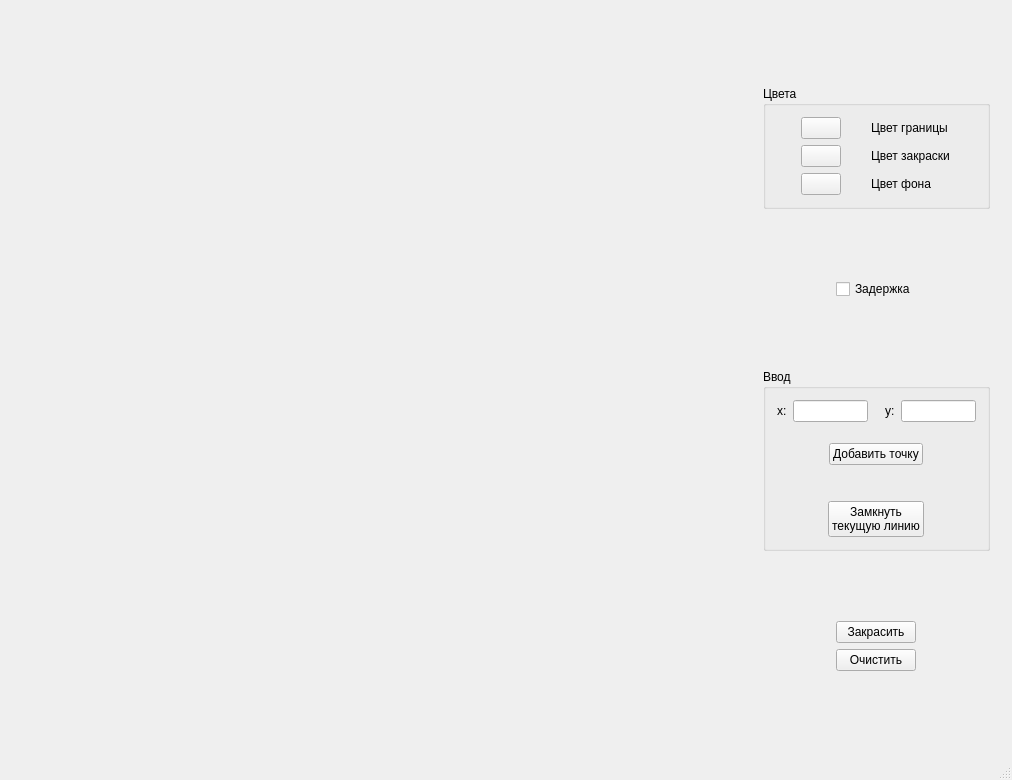
<?xml version="1.0" encoding="UTF-8"?>
<ui version="4.0">
 <class>MainWindow</class>
 <widget class="QMainWindow" name="MainWindow">
  <property name="geometry">
   <rect>
    <x>0</x>
    <y>0</y>
    <width>1012</width>
    <height>780</height>
   </rect>
  </property>
  <property name="windowTitle">
   <string>Компьютерная графика. ЛР5</string>
  </property>
  <widget class="QWidget" name="centralWidget">
   <layout class="QHBoxLayout" name="horizontalLayout">
    <item>
     <widget class="Canvas" name="canvas" native="true">
      <property name="minimumSize">
       <size>
        <width>700</width>
        <height>700</height>
       </size>
      </property>
      <property name="cursor">
       <cursorShape>CrossCursor</cursorShape>
      </property>
     </widget>
    </item>
    <item>
     <widget class="QWidget" name="widget_2" native="true">
      <property name="sizePolicy">
       <sizepolicy hsizetype="Fixed" vsizetype="Preferred">
        <horstretch>0</horstretch>
        <verstretch>0</verstretch>
       </sizepolicy>
      </property>
      <layout class="QVBoxLayout" name="verticalLayout">
       <item>
        <widget class="QGroupBox" name="groupBox">
         <property name="sizePolicy">
          <sizepolicy hsizetype="Preferred" vsizetype="Fixed">
           <horstretch>0</horstretch>
           <verstretch>0</verstretch>
          </sizepolicy>
         </property>
         <property name="title">
          <string>Цвета</string>
         </property>
         <layout class="QGridLayout" name="gridLayout">
          <item row="1" column="1">
           <widget class="QLabel" name="label_2">
            <property name="sizePolicy">
             <sizepolicy hsizetype="Fixed" vsizetype="Preferred">
              <horstretch>0</horstretch>
              <verstretch>0</verstretch>
             </sizepolicy>
            </property>
            <property name="text">
             <string>Цвет закраски</string>
            </property>
           </widget>
          </item>
          <item row="0" column="1">
           <widget class="QLabel" name="label">
            <property name="sizePolicy">
             <sizepolicy hsizetype="Fixed" vsizetype="Preferred">
              <horstretch>0</horstretch>
              <verstretch>0</verstretch>
             </sizepolicy>
            </property>
            <property name="text">
             <string>Цвет границы</string>
            </property>
           </widget>
          </item>
          <item row="0" column="0">
           <widget class="ColorButton" name="borderColorBtn">
            <property name="sizePolicy">
             <sizepolicy hsizetype="Fixed" vsizetype="Fixed">
              <horstretch>0</horstretch>
              <verstretch>0</verstretch>
             </sizepolicy>
            </property>
            <property name="text">
             <string/>
            </property>
           </widget>
          </item>
          <item row="2" column="1">
           <widget class="QLabel" name="label_3">
            <property name="sizePolicy">
             <sizepolicy hsizetype="Fixed" vsizetype="Preferred">
              <horstretch>0</horstretch>
              <verstretch>0</verstretch>
             </sizepolicy>
            </property>
            <property name="text">
             <string>Цвет фона</string>
            </property>
           </widget>
          </item>
          <item row="1" column="0">
           <widget class="ColorButton" name="paintColorBtn">
            <property name="sizePolicy">
             <sizepolicy hsizetype="Fixed" vsizetype="Fixed">
              <horstretch>0</horstretch>
              <verstretch>0</verstretch>
             </sizepolicy>
            </property>
            <property name="text">
             <string/>
            </property>
           </widget>
          </item>
          <item row="2" column="0">
           <widget class="ColorButton" name="bgColorBtn">
            <property name="sizePolicy">
             <sizepolicy hsizetype="Fixed" vsizetype="Fixed">
              <horstretch>0</horstretch>
              <verstretch>0</verstretch>
             </sizepolicy>
            </property>
            <property name="text">
             <string/>
            </property>
           </widget>
          </item>
         </layout>
        </widget>
       </item>
       <item alignment="Qt::AlignHCenter">
        <widget class="QCheckBox" name="delayCheckBox">
         <property name="text">
          <string>Задержка</string>
         </property>
        </widget>
       </item>
       <item>
        <widget class="QGroupBox" name="groupBox_3">
         <property name="sizePolicy">
          <sizepolicy hsizetype="Preferred" vsizetype="Fixed">
           <horstretch>0</horstretch>
           <verstretch>0</verstretch>
          </sizepolicy>
         </property>
         <property name="title">
          <string>Ввод</string>
         </property>
         <layout class="QGridLayout" name="gridLayout_3">
          <item row="2" column="0" colspan="5" alignment="Qt::AlignHCenter|Qt::AlignVCenter">
           <widget class="QPushButton" name="pointAddBtn">
            <property name="sizePolicy">
             <sizepolicy hsizetype="Fixed" vsizetype="Fixed">
              <horstretch>0</horstretch>
              <verstretch>0</verstretch>
             </sizepolicy>
            </property>
            <property name="text">
             <string>Добавить точку</string>
            </property>
           </widget>
          </item>
          <item row="0" column="4">
           <widget class="QLineEdit" name="yEntry">
            <property name="sizePolicy">
             <sizepolicy hsizetype="Fixed" vsizetype="Fixed">
              <horstretch>0</horstretch>
              <verstretch>0</verstretch>
             </sizepolicy>
            </property>
            <property name="maximumSize">
             <size>
              <width>75</width>
              <height>16777215</height>
             </size>
            </property>
           </widget>
          </item>
          <item row="4" column="0" colspan="5" alignment="Qt::AlignHCenter">
           <widget class="QPushButton" name="lineCloseBtn">
            <property name="sizePolicy">
             <sizepolicy hsizetype="Fixed" vsizetype="Fixed">
              <horstretch>0</horstretch>
              <verstretch>0</verstretch>
             </sizepolicy>
            </property>
            <property name="text">
             <string>Замкнуть
текущую линию</string>
            </property>
           </widget>
          </item>
          <item row="0" column="1">
           <widget class="QLineEdit" name="xEntry">
            <property name="sizePolicy">
             <sizepolicy hsizetype="Fixed" vsizetype="Fixed">
              <horstretch>0</horstretch>
              <verstretch>0</verstretch>
             </sizepolicy>
            </property>
            <property name="maximumSize">
             <size>
              <width>75</width>
              <height>16777215</height>
             </size>
            </property>
           </widget>
          </item>
          <item row="0" column="0">
           <widget class="QLabel" name="label_5">
            <property name="text">
             <string>x:</string>
            </property>
           </widget>
          </item>
          <item row="0" column="3">
           <widget class="QLabel" name="label_6">
            <property name="text">
             <string>y:</string>
            </property>
           </widget>
          </item>
          <item row="0" column="2">
           <spacer name="horizontalSpacer">
            <property name="orientation">
             <enum>Qt::Horizontal</enum>
            </property>
            <property name="sizeType">
             <enum>QSizePolicy::Fixed</enum>
            </property>
            <property name="sizeHint" stdset="0">
             <size>
              <width>5</width>
              <height>20</height>
             </size>
            </property>
           </spacer>
          </item>
          <item row="1" column="0" colspan="5">
           <spacer name="verticalSpacer">
            <property name="orientation">
             <enum>Qt::Vertical</enum>
            </property>
            <property name="sizeType">
             <enum>QSizePolicy::Fixed</enum>
            </property>
            <property name="sizeHint" stdset="0">
             <size>
              <width>20</width>
              <height>15</height>
             </size>
            </property>
           </spacer>
          </item>
          <item row="3" column="0" colspan="5">
           <spacer name="verticalSpacer_2">
            <property name="orientation">
             <enum>Qt::Vertical</enum>
            </property>
            <property name="sizeType">
             <enum>QSizePolicy::Fixed</enum>
            </property>
            <property name="sizeHint" stdset="0">
             <size>
              <width>20</width>
              <height>30</height>
             </size>
            </property>
           </spacer>
          </item>
         </layout>
        </widget>
       </item>
       <item>
        <layout class="QVBoxLayout" name="verticalLayout_2">
         <item alignment="Qt::AlignHCenter">
          <widget class="QPushButton" name="paintBtn">
           <property name="maximumSize">
            <size>
             <width>16777215</width>
             <height>16777215</height>
            </size>
           </property>
           <property name="text">
            <string>Закрасить</string>
           </property>
          </widget>
         </item>
         <item alignment="Qt::AlignHCenter">
          <widget class="QPushButton" name="clearBtn">
           <property name="maximumSize">
            <size>
             <width>16777215</width>
             <height>16777215</height>
            </size>
           </property>
           <property name="text">
            <string>Очистить</string>
           </property>
          </widget>
         </item>
        </layout>
       </item>
      </layout>
     </widget>
    </item>
   </layout>
  </widget>
  <widget class="QMenuBar" name="menuBar">
   <property name="geometry">
    <rect>
     <x>0</x>
     <y>0</y>
     <width>1012</width>
     <height>30</height>
    </rect>
   </property>
  </widget>
  <widget class="QStatusBar" name="statusBar"/>
 </widget>
 <layoutdefault spacing="6" margin="11"/>
 <customwidgets>
  <customwidget>
   <class>ColorButton</class>
   <extends>QPushButton</extends>
   <header>colorbutton.h</header>
  </customwidget>
  <customwidget>
   <class>Canvas</class>
   <extends>QWidget</extends>
   <header>canvas.h</header>
   <container>1</container>
  </customwidget>
 </customwidgets>
 <tabstops>
  <tabstop>borderColorBtn</tabstop>
  <tabstop>paintColorBtn</tabstop>
  <tabstop>bgColorBtn</tabstop>
  <tabstop>delayCheckBox</tabstop>
  <tabstop>xEntry</tabstop>
  <tabstop>yEntry</tabstop>
  <tabstop>pointAddBtn</tabstop>
  <tabstop>lineCloseBtn</tabstop>
  <tabstop>paintBtn</tabstop>
  <tabstop>clearBtn</tabstop>
 </tabstops>
 <resources/>
 <connections/>
</ui>
